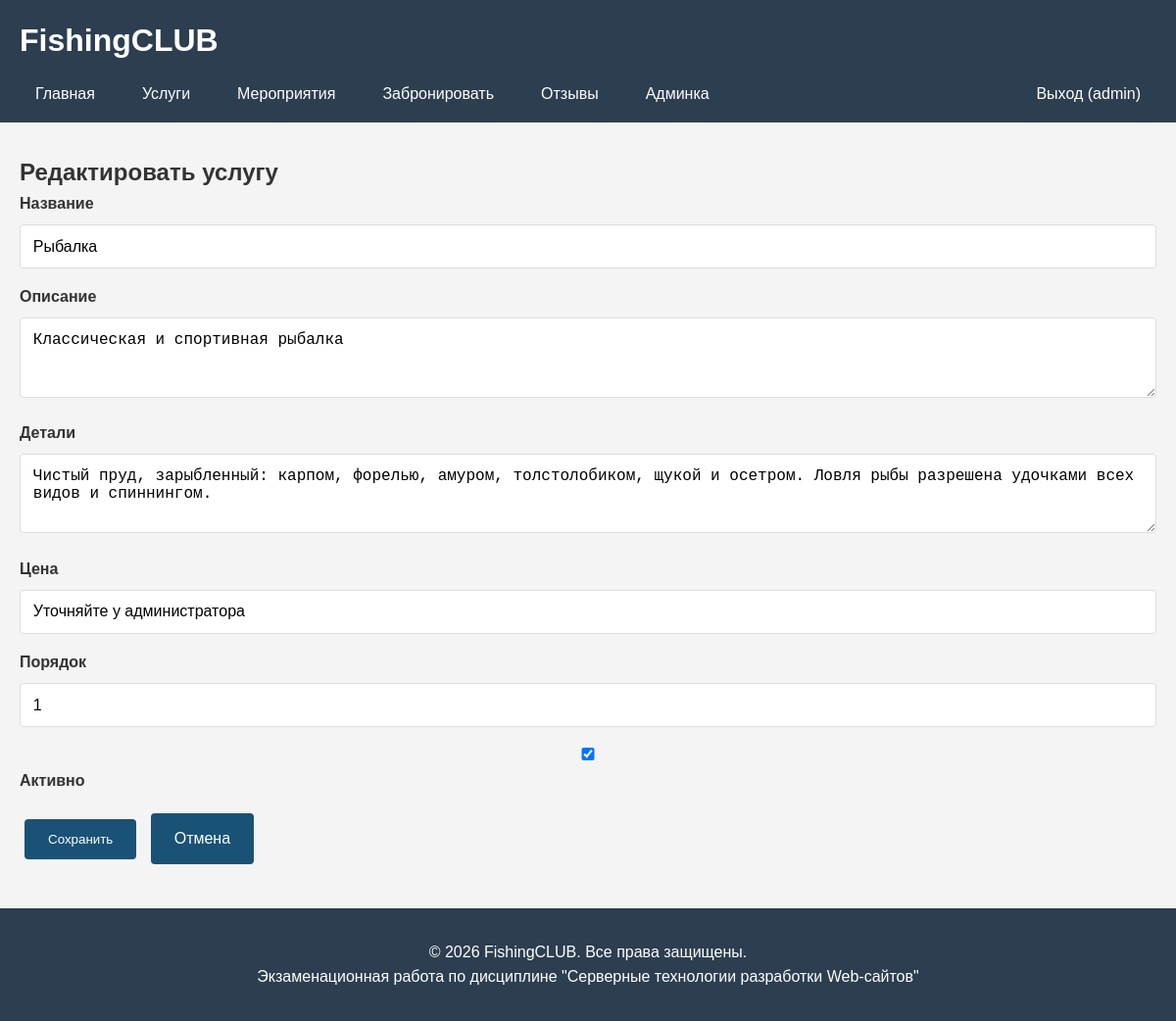
The app's page /admin/service_edit.php?type=fishing&id=1 (signed in) with its own data.
### tables this page shows
CREATE TABLE `fishing_services` (
  `id` int NOT NULL,
  `service_name` varchar(255) NOT NULL,
  `description` text,
  `details` text,
  `price_info` varchar(500) DEFAULT NULL,
  `section_id` int NOT NULL,
  `is_active` tinyint DEFAULT '1',
  `sort_order` int DEFAULT '0'
);

### includes/functions.php (called while the page is built, shortened)
<?php
function e($text) {
    return htmlspecialchars($text, ENT_QUOTES, 'UTF-8');
}

### admin/service_edit.php (the view, shortened to what this page needs)
<?php
require '../config/database.php';
require '../includes/functions.php';
$type = $_GET['type'] ?? 'fishing';
$table = $type == 'fishing' ? 'fishing_services' : 'comfort_services';
$id = (int)($_GET['id'] ?? 0);
$stmt = $pdo->prepare("SELECT * FROM $table WHERE id=?");
$stmt->execute([$id]);
$service = $stmt->fetch();
include '../includes/header.php';
?>
<h2>Редактировать услугу</h2>
<form method="POST">
    <div class="form-group">
        <label>Название</label>
        <input type="text" name="name" value="<?php echo e($service['service_name']); ?>" required>
    </div>
    <div class="form-group">
        <label>Описание</label>
        <textarea name="description" rows="3"><?php echo e($service['description']); ?></textarea>
    </div>
    <?php if($type == 'fishing'): ?>
    <div class="form-group">
        <label>Детали</label>
        <textarea name="details" rows="3"><?php echo e($service['details'] ?? ''); ?></textarea>
    </div>
    <?php endif; ?>
    <div class="form-group">
        <label>Цена</label>
        <input type="text" name="price" value="<?php echo e($service['price_info']); ?>">
    </div>
    <div class="form-group">
        <label>Порядок</label>
        <input type="number" name="sort" value="<?php echo $service['sort_order']; ?>">
    </div>
    <div class="form-group">
        <label>
            <input type="checkbox" name="active" <?php echo $service['is_active'] ? 'checked' : ''; ?>>
            Активно
        </label>
    </div>
    <button type="submit" class="btn">Сохранить</button>
    <a href="services.php?type=<?php echo $type; ?>" class="btn">Отмена</a>
</form>
<?php include '../includes/footer.php'; ?>

### css/style.css (style rules this page uses)
* { margin: 0; padding: 0; box-sizing: border-box; }
html, body { height: 100%; }
body { font-family: Arial, sans-serif; line-height: 1.6; color: #333; background: #f4f4f4; display: flex; flex-direction: column; min-height: 100vh; }
.btn { display: inline-block; padding: 0.8rem 1.5rem; background: #1a5276; color: white; text-decoration: none; border-radius: 4px; border: none; cursor: pointer; transition: background 0.3s; margin: 5px; }
.form-group { margin-bottom: 1rem; }
.form-group label { display: block; margin-bottom: 0.5rem; font-weight: bold; }
.form-group input, .form-group select, .form-group textarea { width: 100%; padding: 0.8rem; border: 1px solid #ddd; border-radius: 4px; font-size: 1rem; }
.form-group textarea { resize: vertical; }

### records on screen
fishing_services: name "Рыбалка", description "Классическая и спортивная рыбалка", details "Чистый пруд, зарыбленный: карпом, форелью, амуром, толстолобиком, щукой и осетром. Ловля рыбы разрешена удочками всех видов и спиннингом.", price "Уточняйте у администратора", sort "1", is_active "☑"

### other values on screen
SITE_NAME "FishingCLUB"
$_SESSION['user_login'] "admin"
